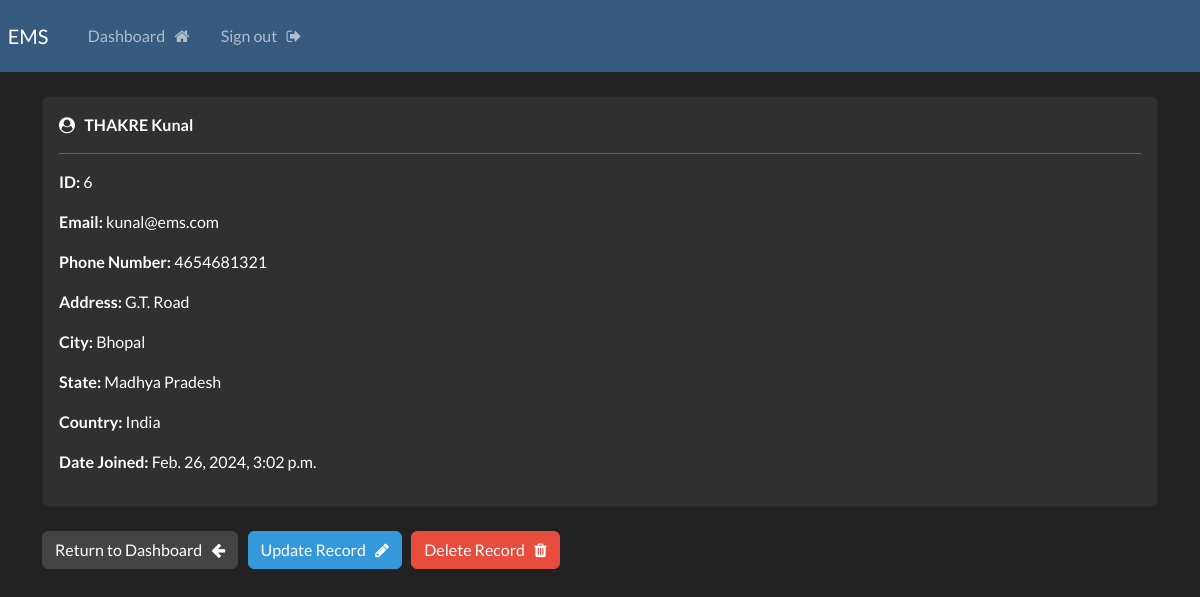
The app's page /record/6 (signed in) with its own data.
### webapp/models.py (models this page shows, shortened)
class Record(models.Model):
    creation_date = models.DateTimeField(auto_now_add=True)
    first_name = models.CharField(max_length=100)
    last_name = models.CharField(max_length=100)
    email = models.CharField(max_length=255)
    phone = models.CharField(max_length=10)
    address = models.CharField(max_length=300)
    city = models.CharField(max_length=50)
    state = models.CharField(max_length=100)
    country = models.CharField(max_length=100)

### webapp/views.py (the view)
# urls.py: path('record/<int:pk>', views.singular_record, name="record"),
@login_required(login_url='my-login')
def singular_record(request, pk):
    all_records = Record.objects.get(id=pk)
    context = {'record':all_records}
    return render(request, 'webapp/view-record.html', context=context)

### webapp/templates/webapp/view-record.html (shortened to what this page needs)
{% extends 'webapp/base.html' %}
{% block content %}
    <div class="card">
        <div class="card-body">
            <i class="fa fa-user-circle" aria-hidden="true"></i> &nbsp;
            <strong>
                {{record.last_name|upper}}
                {{record.first_name}}
            </strong>
            <hr>
                <p> <strong> ID: </strong> {{record.id}} </p>
                <p> <strong> Email: </strong> {{record.email}} </p>
                <p> <strong> Phone Number: </strong> {{record.phone}} </p>
                <p> <strong> Address: </strong> {{record.address}} </p>
                <p> <strong> City: </strong> {{record.city}} </p>
                <p> <strong> State: </strong> {{record.state}} </p>
                <p> <strong> Country: </strong> {{record.country}} </p>
                <p> <strong> Date Joined: </strong> {{record.creation_date}} </p>
        </div>
    </div>
    <br>
    <a href="{% url 'dashboard' %}" class="btn btn-secondary"> Return to Dashboard &nbsp; <i class="fa fa-arrow-left" aria-hidden="true"></i></a>
    <a href="{% url 'update-record' record.id %}" class="btn btn-info"> Update Record &nbsp; <i class="fa fa-pencil" aria-hidden="true"></i> </a>
    <a href="{% url 'delete-record' record.id %}" class="btn btn-danger"> Delete Record &nbsp; <i class="fa fa-trash" aria-hidden="true"></i> </a>
{% endblock %}

### records on screen
Record: last_name "THAKRE", first_name "Kunal", id "6", email "kunal@ems.com", phone "4654681321", address "G.T. Road", city "Bhopal", state "Madhya Pradesh", country "India", creation_date "Feb. 26, 2024, 3:02 p.m."
